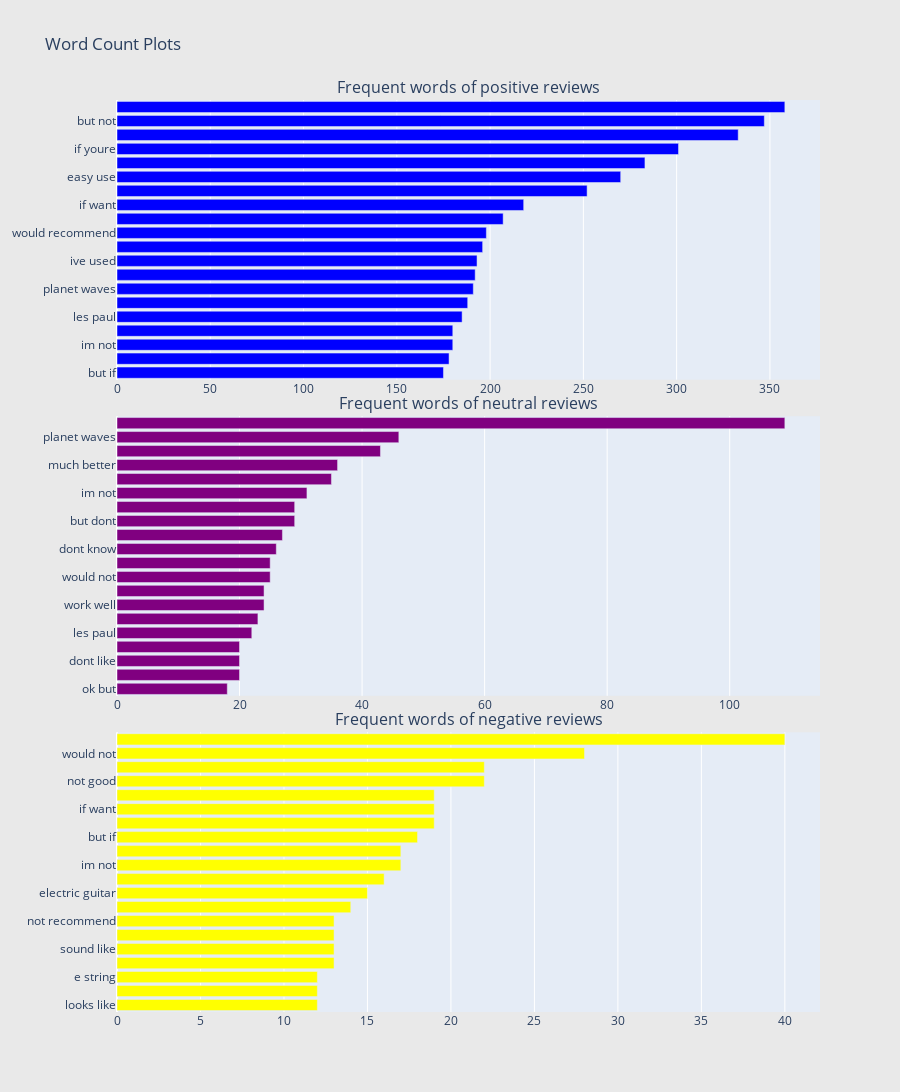

The code cell stored with this chart in its notebook:
### Code cell
# Creating two subplots
fig = tools.make_subplots(rows=3, cols=1, vertical_spacing = 0.04,
                          subplot_titles=["Frequent words of positive reviews", "Frequent words of neutral reviews",
                                          "Frequent words of negative reviews"])
fig.append_trace(trace0, 1, 1)
fig.append_trace(trace1, 2, 1)
fig.append_trace(trace2, 3, 1)
fig['layout'].update(height=1200, width=900, paper_bgcolor='rgb(233,233,233)', title="Word Count Plots")
iplot(fig, filename='word-plots')

### Figure 1 — Plotly figure (JSON) as saved in the notebook; plotly's stock layout.template omitted (floating-point values rounded to 4 significant figures)
{"data": [{"marker": {"color": "blue"}, "orientation": "h", "showlegend": false, "type": "bar", "x": [175, 178, 180, 180, 185, 188, 191, 192, 193, 196, 198, 207, 218, 252, 270, 283, 301, 333, 347, 358], "xaxis": "x", "y": ["but if", "highly recommend", "im not", "pedal board", "les paul", "good quality", "planet waves", "electric guitar", "ive used", "sound great", "would recommend", "great price", "if want", "well made", "easy use", "acoustic guitar", "if youre", "works well", "but not", "works great"], "yaxis": "y"}, {"marker": {"color": "purple"}, "orientation": "h", "showlegend": false, "type": "bar", "x": [18, 20, 20, 20, 22, 23, 24, 24, 25, 25, 26, 27, 29, 29, 31, 35, 36, 43, 46, 109], "xaxis": "x2", "y": ["ok but", "pedal board", "dont like", "not much", "les paul", "well but", "work well", "not great", "would not", "not sure", "dont know", "not bad", "but dont", "but if", "im not", "if want", "much better", "if youre", "planet waves", "but not"], "yaxis": "y2"}, {"marker": {"color": "yellow"}, "orientation": "h", "showlegend": false, "type": "bar", "x": [12, 12, 12, 13, 13, 13, 13, 14, 15, 16, 17, 17, 18, 19, 19, 19, 22, 22, 28, 40], "xaxis": "x3", "y": ["looks like", "not buy", "e string", "much better", "sound like", "if youre", "not recommend", "dont know", "electric guitar", "will not", "im not", "power supply", "but if", "get pay", "if want", "planet waves", "not good", "not work", "would not", "but not"], "yaxis": "y3"}], "layout": {"annotations": [{"font": {"size": 16}, "showarrow": false, "text": "Frequent words of positive reviews", "x": 0.5, "xanchor": "center", "xref": "paper", "y": 1, "yanchor": "bottom", "yref": "paper"}, {"font": {"size": 16}, "showarrow": false, "text": "Frequent words of neutral reviews", "x": 0.5, "xanchor": "center", "xref": "paper", "y": 0.6533, "yanchor": "bottom", "yref": "paper"}, {"font": {"size": 16}, "showarrow": false, "text": "Frequent words of negative reviews", "x": 0.5, "xanchor": "center", "xref": "paper", "y": 0.3067, "yanchor": "bottom", "yref": "paper"}], "height": 1200, "paper_bgcolor": "rgb(233,233,233)", "title": {"text": "Word Count Plots"}, "width": 900, "xaxis": {"anchor": "y", "domain": [0, 1]}, "xaxis2": {"anchor": "y2", "domain": [0, 1]}, "xaxis3": {"anchor": "y3", "domain": [0, 1]}, "yaxis": {"anchor": "x", "domain": [0.6933, 1]}, "yaxis2": {"anchor": "x2", "domain": [0.3467, 0.6533]}, "yaxis3": {"anchor": "x3", "domain": [0, 0.3067]}}}
